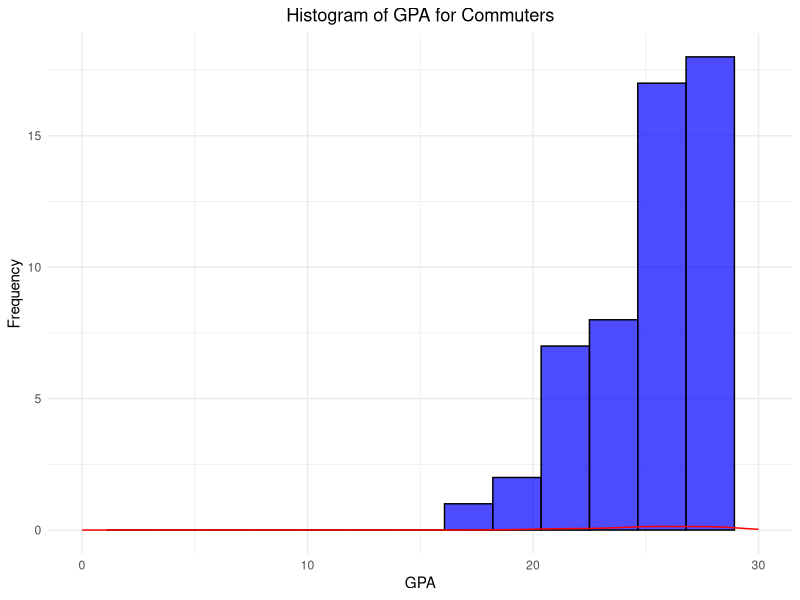
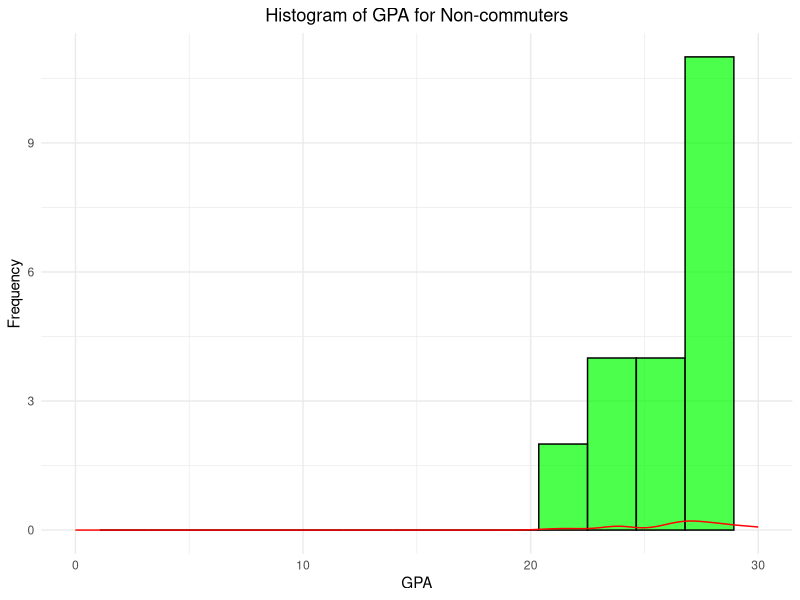
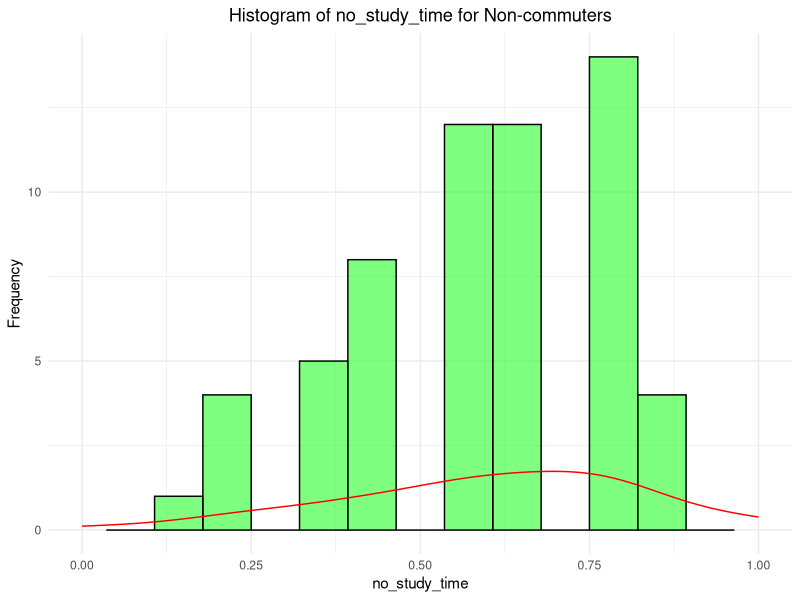
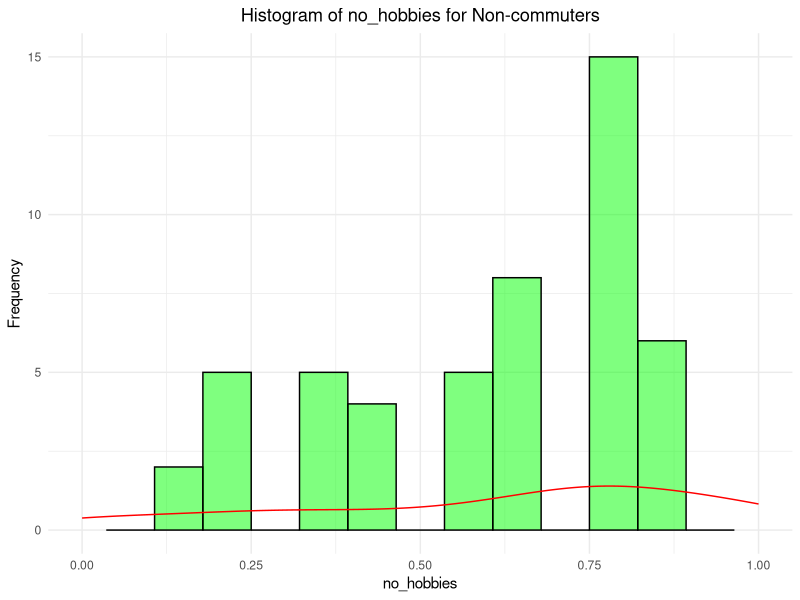
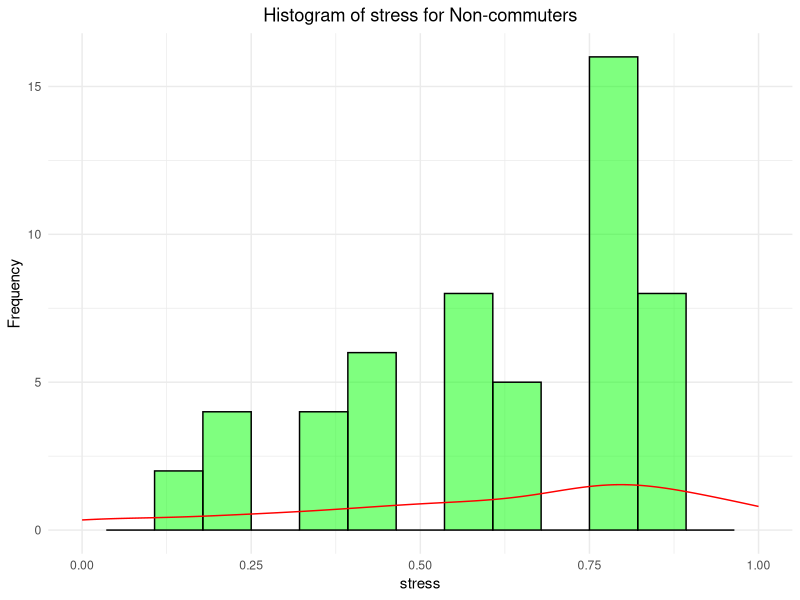
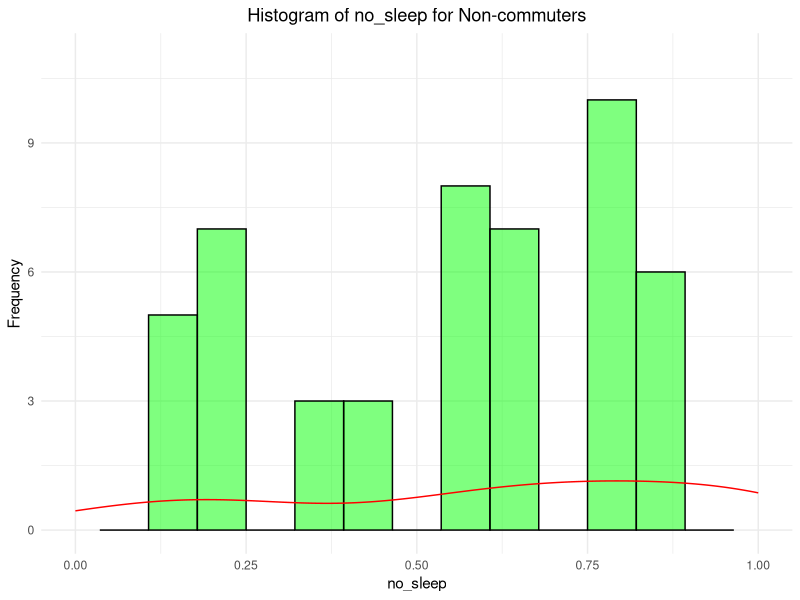
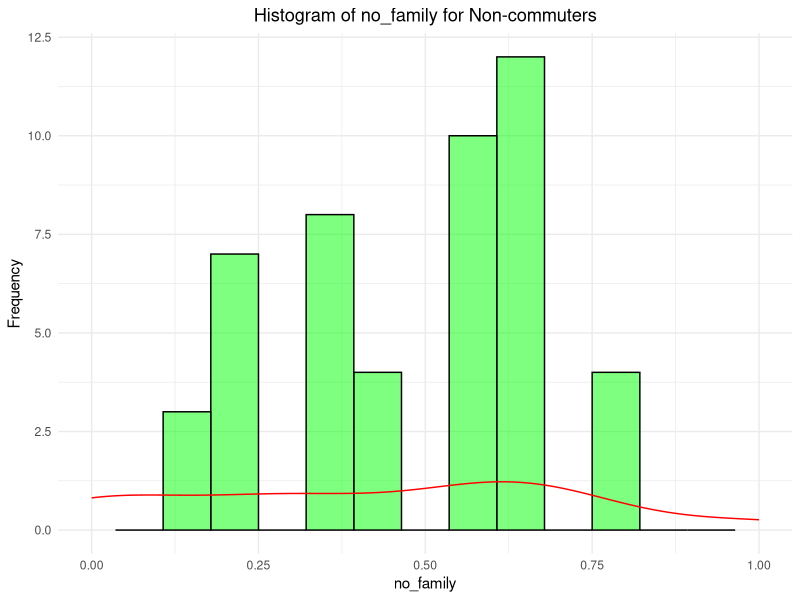
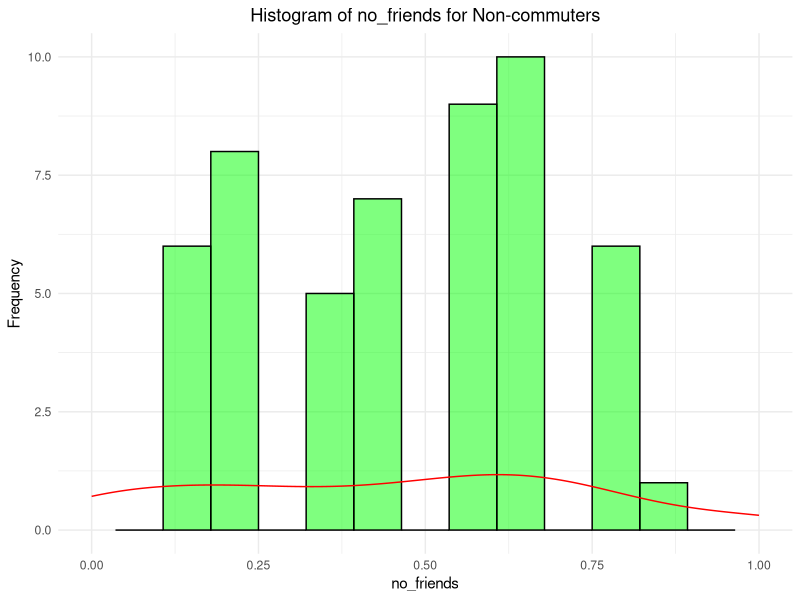

Generate these figures, in order, with R:
data <- read.csv("data/merged.csv")
library(ggplot2)
library(dplyr)

n_commuters <- sum(data$is_commuter)
total <- length(data$is_commuter)
n_non_commuters <- total - n_commuters
ratio_commuters <- n_commuters / total

data.frame(
    commuters = n_commuters,
    non_commuters = n_non_commuters,
    ratio_commuters = ratio_commuters
)

attach(data)

# boxplot(gpa[gpa != "N/A"] ~ is_commuter[gpa != "N/A"],
#     data = data,
#     names = c("non commuter", "commuters"),
#     xlab = "is_commuter",
#     ylab = "gpa"
# )

# Histograms for GPA (Commuters)
filtered_commuters <- filter(data, is_commuter == 1 & gpa >= 0 & gpa <= 30)
ggplot(filtered_commuters, aes(x = gpa)) +
  geom_histogram(bins = 15, fill = "blue", color = "black", alpha = 0.7) +
  geom_density(aes(y = ..density..), color = "red") + 
  xlim(0, 30) +  
  ggtitle('Histogram of GPA for Commuters') +
  xlab('GPA') +
  ylab('Frequency') +
  theme_minimal() +
  theme(plot.title = element_text(hjust = 0.5))

# Histogram for GPA (Non-commuters)
filtered_non_commuters <- filter(data, is_commuter == 0 & gpa >= 0 & gpa <= 30)
ggplot(filtered_non_commuters, aes(x = gpa)) +
  geom_histogram(bins = 15, fill = "green", color = "black", alpha = 0.7) +
  geom_density(aes(y = ..density..), color = "red") + 
  xlim(0, 30) +  
  ggtitle('Histogram of GPA for Non-commuters') +
  xlab('GPA') +
  ylab('Frequency') +
  theme_minimal() +
  theme(plot.title = element_text(hjust = 0.5))

#Histogram for mean indices of life quality (Commuters)
filtered_data <- filter(data, is_commuter == 1)
filtered_columns <- filtered_data[, c("no_study_time", "no_hobbies", "stress", "no_sleep", "no_family", "no_friends", "loneliness")]
for (index in colnames(filtered_columns)) {
  xlim_range <- range(filtered_columns[[index]], na.rm = TRUE)
  plot <- ggplot(filtered_columns, aes(x = !!sym(index))) +  
    geom_histogram(bins = 15, alpha = 0.5, fill = "green", color = "black") +
    geom_density(aes(y = ..density..), color = "red") + 
    xlim(xlim_range[1], xlim_range[2]) +  
    ggtitle(paste("Histogram of", index, "for Non-commuters")) +  
    xlab(index) +  
    ylab('Frequency') + 
    theme_minimal() + 
    theme(plot.title = element_text(hjust = 0.5))
  print(plot)
}

#Histogram for mean indices of life quality (Non-commuters)
filtered_data <- filter(data, is_commuter == 0)
filtered_columns <- filtered_data[, c("no_study_time", "no_hobbies", "stress", "no_sleep", "no_family", "no_friends", "loneliness")]
for (index in colnames(filtered_columns)) {
  xlim_range <- range(filtered_columns[[index]], na.rm = TRUE)
  plot <- ggplot(filtered_columns, aes(x = !!sym(index))) +  
    geom_histogram(bins = 15, alpha = 0.5, fill = "purple", color = "black") +
    geom_density(aes(y = ..density..), color = "red") + 
    xlim(xlim_range[1], xlim_range[2]) + 
    ggtitle(paste("Histogram of", index, "for Non-commuters")) +  
    xlab(index) +  
    ylab('Frequency') + 
    theme_minimal() + 
    theme(plot.title = element_text(hjust = 0.5))
  print(plot)
}

# Means for life indices
selected_columns <- c("no_study_time", "no_hobbies", "stress", "no_sleep", "no_family", "no_friends", "loneliness")
data$row_mean <- rowMeans(data[, selected_columns], na.rm = TRUE)
result <- data[, c(selected_columns, "row_mean")]
head(result)

#Boxplot of mean life indices for commuters
boxplot(row_mean ~ is_commuter,
        data = data[!is.na(data$row_mean), ],
        names = c("non commuter", "commuters"),
        xlab = "is_commuter",
        ylab = "gpa"
)

#Pie charts
commute_summary <- data.frame(
  group = c("Non-Commuters", "Commuters"),
  value = c(n_non_commuters, n_commuters)
)
commute_summary$fraction <- commute_summary$value / sum(commute_summary$value)
commute_summary$label <- paste0(commute_summary$group, " (", round(commute_summary$fraction * 100), "%)")

ggplot(commute_summary, aes(x = "", y = fraction, fill = group)) +
  geom_bar(width = 1, stat = "identity") +
  coord_polar(theta = "y") +
  labs(title = "Percentage of Non-Commuters") +
  theme_void() + 
  theme(legend.position = "right") +
  geom_text(aes(label = label), position = position_stack(vjust = 0.5))

#Commuters
n_10 <- sum(data$commute_time == 0.00 & data$is_commuter==1)
n_30 <- sum(data$commute_time == 0.25 & data$is_commuter==1)
n_1 <- sum(data$commute_time == 0.50 & data$is_commuter==1)
n_1.5 <- sum(data$commute_time == 0.75 & data$is_commuter==1)
n_2 <- sum(data$commute_time == 1.00 & data$is_commuter==1)
commute_time_summary <- data.frame(
  group = c("Less than 10 min.", "10-30 min.", "30 min. to 1 hour", "1 hour to 1.5 hours", "More than 2 hours"),
  value = c(n_10, n_30, n_1, n_1.5,n_2)
)
commute_time_summary$fraction <- commute_time_summary$value / sum(commute_summary$value)
commute_time_summary$label <- paste0(commute_time_summary$group, " (", round(commute_time_summary$fraction * 100), "%)")

ggplot(commute_time_summary, aes(x = "", y = fraction, fill = group)) +
  geom_bar(width = 1, stat = "identity") +
  coord_polar(theta = "y") +
  labs(title = "Percentage of commuting times for Commuters") +
  theme_void() + 
  theme(legend.position = "right") +
  geom_text(aes(label = label), position = position_stack(vjust = 0.5))

#Non-commuters
n_10 <- sum(data$commute_time == 0.00 & data$is_commuter==0)
n_30 <- sum(data$commute_time == 0.25 & data$is_commuter==0)
n_1 <- sum(data$commute_time == 0.50 & data$is_commuter==0)
n_1.5 <- sum(data$commute_time == 0.75 & data$is_commuter==0)
n_2 <- sum(data$commute_time == 1.00 & data$is_commuter==0)
commute_time_summary <- data.frame(
  group = c("Less than 10 min.", "10-30 min.", "30 min. to 1 hour", "1 hour to 1.5 hours", "More than 2 hours"),
  value = c(n_10, n_30, n_1, n_1.5,n_2)
)
commute_time_summary$fraction <- commute_time_summary$value / sum(commute_summary$value)
commute_time_summary$label <- paste0(commute_time_summary$group, " (", round(commute_time_summary$fraction * 100), "%)")

ggplot(commute_time_summary, aes(x = "", y = fraction, fill = group)) +
  geom_bar(width = 1, stat = "identity") +
  coord_polar(theta = "y") +
  labs(title = "Percentage of commuting times for Non-commuters") +
  theme_void() + 
  theme(legend.position = "right") +
  geom_text(aes(label = label), position = position_stack(vjust = 0.5))

#Checking normality of variables: commuters_gpa and noncommuters_gpa
commuters_gpa <- data$gpa[data$is_commuter == 1 & data$gpa != -1]
non_commuters_gpa <- data$gpa[data$is_commuter == 0 & data$gpa != -1]
shapiro.test(commuters_gpa)
shapiro.test(non_commuters_gpa)

#Permorming Wicoxon test since Shapiro test showed the GPA distribution for commuters was not normal
#Testing the null hypothesis "Commuters have a lower GPA than non-commuters":
wilcox_test_result <- wilcox.test(commuters_gpa, non_commuters_gpa, 
                                  alternative = "greater") 
print(wilcox_test_result)

#Anova to test "More time commuting implies lower GPA":
data$commute_time_group <- as.factor(data$commute_time)  
filtered_data <- filter(data, commute_time > 0 & gpa != -1) 
boxplot(gpa[gpa != -1] ~ commute_time_group[gpa != -1], data = filtered_data,
            xlab = "Commute Time Group",
            ylab = "GPA",
            main = "GPA by Commute Time Group",
            col = c("skyblue", "lightgreen", "pink"))
anova_result <- aov(gpa ~ commute_time_group, data = filtered_data)
summary(anova_result)
